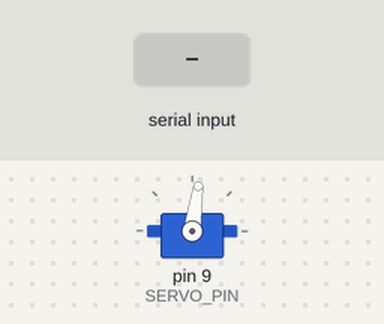
Bench run of a sketch on a simulated Arduino Uno, built with avr-gcc and run on an emulated ATmega328P. Parts: servo. Inputs (shaded band) come from the test bench. What the sketch prints to the serial monitor is not drawn.

Above: at 1.2 s.
1.3 s: "T" received over Serial
At 4.07 s:
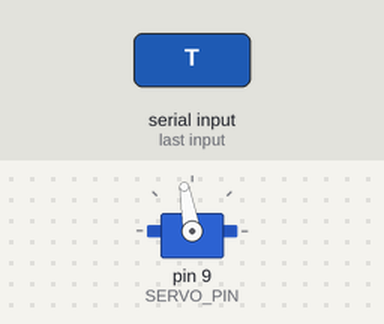
At 10.0 s:
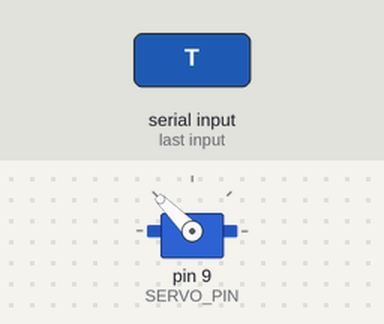
Timing chart, 0 to 13.3 s (numbered marks = the images above; inputs shaded):
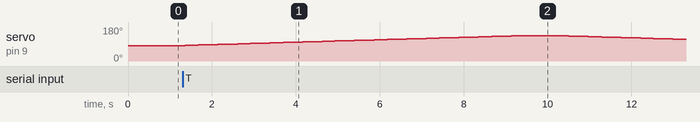

The sketch:

test_pi.ino
```cpp
#include <Servo.h>

Servo lin;

const int SERVO_PIN = 9;

// Your old pulse endpoints (keep these unless you know your actuator needs different)
const int MIN_US = 1390;
const int MAX_US = 1940;

const int SPEED_US_PER_SEC = 130;
const int UPDATE_MS = 15;

const unsigned long HOLD_AT_TOP_MS = 500;

enum Phase { IDLE, EXTEND, HOLD_TOP, RETRACT };
Phase phase = IDLE;

int current_us = MIN_US;
int target_us  = MIN_US;

unsigned long lastUpdate = 0;
unsigned long phaseStart = 0;

void enterPhase(Phase p) {
  phase = p;
  phaseStart = millis();
}

bool stepTowardTarget() {
  unsigned long now = millis();
  if (now - lastUpdate < (unsigned long)UPDATE_MS) return false;
  lastUpdate = now;

  int step = (SPEED_US_PER_SEC * UPDATE_MS) / 1000;
  if (step < 1) step = 1;

  if (current_us < target_us) {
    current_us += step;
    if (current_us > target_us) current_us = target_us;
    lin.writeMicroseconds(current_us);
  } else if (current_us > target_us) {
    current_us -= step;
    if (current_us < target_us) current_us = target_us;
    lin.writeMicroseconds(current_us);
  }

  return (current_us == target_us);
}

void setup() {
  Serial.begin(9600);

  lin.attach(SERVO_PIN);
  lin.writeMicroseconds(MIN_US);

  Serial.println("READY");
}

void loop() {
  unsigned long now = millis();

  // Pi sends:
  // 'T' = trigger (extend -> hold -> retract)
  if (Serial.available()) {
    char c = Serial.read();
    if (c == 'T' && phase == IDLE) {
      target_us = MAX_US;
      enterPhase(EXTEND);
    }
  }

  switch (phase) {
    case IDLE:
      break;

    case EXTEND:
      if (stepTowardTarget()) enterPhase(HOLD_TOP);
      break;

    case HOLD_TOP:
      if (now - phaseStart >= HOLD_AT_TOP_MS) {
        target_us = MIN_US;
        enterPhase(RETRACT);
      }
      break;

    case RETRACT:
      if (stepTowardTarget()) enterPhase(IDLE);
      break;
  }
}
```

Measured:
- after the input at 1.3 s, servo on pin 9 (SERVO_PIN): rises from 82° to 135° in 8.1 s, then falls to 115° in 3.7 s
